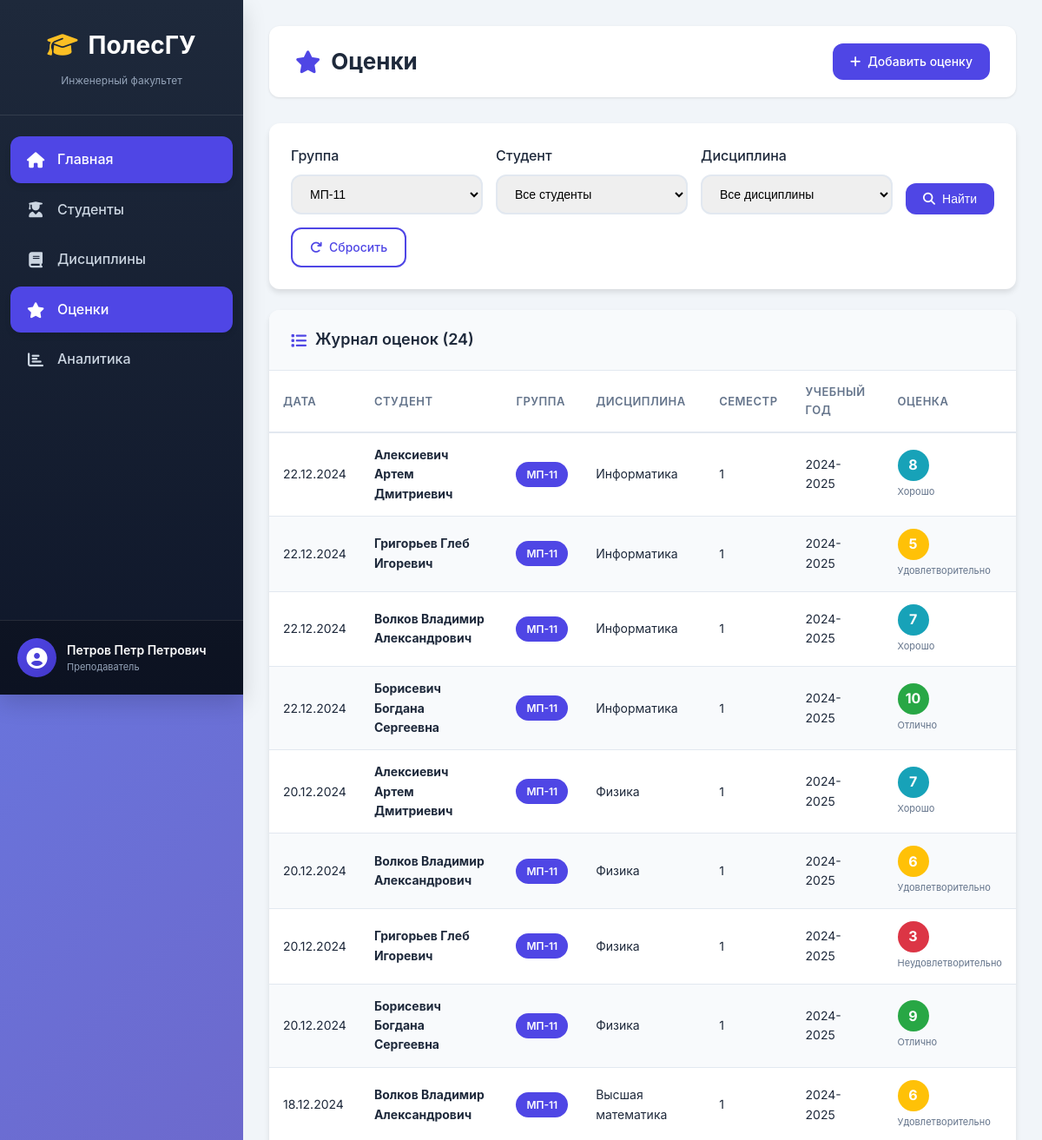
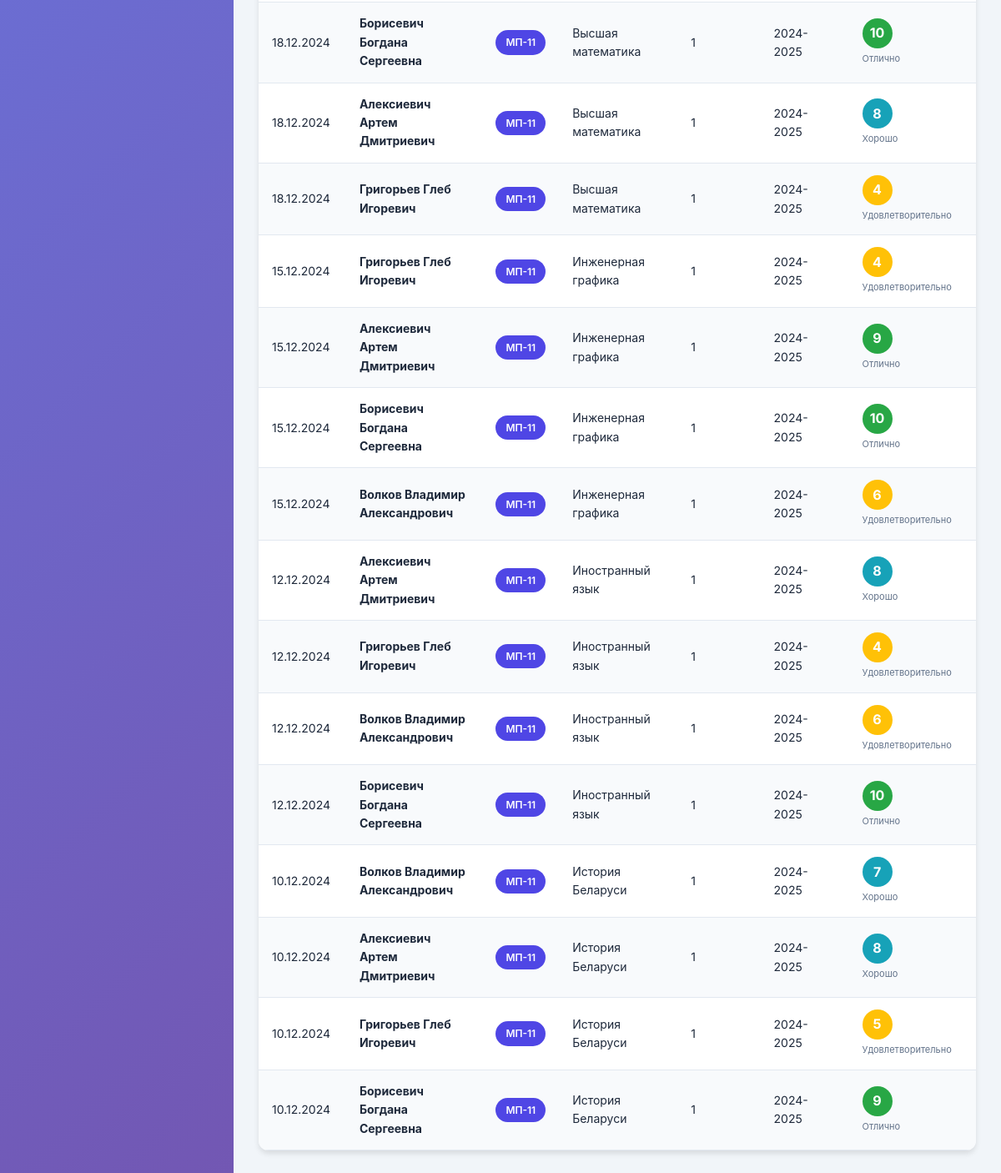
Screenshot of /modules/grades/index.php?group=1 (signed in) with the database file from the repository (2 pictures, top to bottom).
### tables this page shows
CREATE TABLE grades (
    id INT AUTO_INCREMENT PRIMARY KEY,
    student_id INT NOT NULL,
    discipline_id INT NOT NULL,
    grade INT NOT NULL CHECK (grade BETWEEN 1 AND 10),
    grade_date DATE NOT NULL,
    semester INT NOT NULL,
    academic_year VARCHAR(9) NOT NULL,
    attempt INT DEFAULT 1,
    comments TEXT,
    created_by INT,
    created_at TIMESTAMP DEFAULT CURRENT_TIMESTAMP,
    updated_at TIMESTAMP DEFAULT CURRENT_TIMESTAMP ON UPDATE CURRENT_TIMESTAMP,
    FOREIGN KEY (student_id) REFERENCES students(id) ON DELETE CASCADE,
    FOREIGN KEY (discipline_id) REFERENCES disciplines(id) ON DELETE CASCADE,
    FOREIGN KEY (created_by) REFERENCES users(id) ON DELETE SET NULL,
    INDEX idx_student (student_id),
    INDEX idx_discipline (discipline_id),
    INDEX idx_grade_date (grade_date),
    INDEX idx_academic_year (academic_year)
);

CREATE TABLE groups (
    id INT AUTO_INCREMENT PRIMARY KEY,
    name VARCHAR(20) UNIQUE NOT NULL,
    specialty_id INT,
    course INT NOT NULL,
    FOREIGN KEY (specialty_id) REFERENCES specialties(id) ON DELETE SET NULL
);

CREATE TABLE disciplines (
    id INT AUTO_INCREMENT PRIMARY KEY,
    name VARCHAR(200) NOT NULL,
    department_id INT,
    teacher_id INT,
    semester INT,
    hours_total INT,
    hours_lecture INT,
    hours_practice INT,
    control_type ENUM('exam', 'credit', 'exam_and_credit') DEFAULT 'exam',
    FOREIGN KEY (department_id) REFERENCES departments(id) ON DELETE SET NULL,
    FOREIGN KEY (teacher_id) REFERENCES users(id) ON DELETE SET NULL
);

### config/app_config.php (called while the page is built, shortened)
<?php
require_once BASE_PATH . '/config/db_config.php';
function isLoggedIn() {
    return true;
}
function getCurrentUser() {
    return [
        'id' => $_SESSION['user_id'],
        'username' => $_SESSION['username'],
        'full_name' => $_SESSION['full_name'],
        'role' => $_SESSION['role']
    ];
}
function hasRole($role) {
    $user = getCurrentUser();
    return $user && $user['role'] === $role;
}
function isAdmin() {
    return hasRole('admin');
}
function e($string) {
    return htmlspecialchars($string, ENT_QUOTES, 'UTF-8');
}
function formatDate($date, $format = 'd.m.Y') {
    return date($format, strtotime($date));
}
function getGradeText($grade) {
    if ($grade >= 9) return 'Отлично';
    if ($grade >= 7) return 'Хорошо';
    if ($grade >= 4) return 'Удовлетворительно';
    return 'Неудовлетворительно';
}
function getGradeColor($grade) {
    if ($grade >= 9) return '#28a745';
    if ($grade >= 7) return '#17a2b8';
    if ($grade >= 4) return '#ffc107';
    return '#dc3545';
}
?>

### config/db_config.php (called while the page is built, shortened)
<?php
function getDbConnection() {
    static $conn = null;
    if ($conn === null) {
        $conn = new mysqli(DB_HOST, DB_USER, DB_PASS, DB_NAME);
        $conn->set_charset(DB_CHARSET);
        $conn->query("SET NAMES 'utf8mb4'");
        $conn->query("SET CHARACTER SET 'utf8mb4'");
    }
    return $conn;
}
function dbQuery($sql, $params = []) {
    $conn = getDbConnection();
    if (empty($params)) {
        $result = $conn->query($sql);
    } else {
        $stmt = $conn->prepare($sql);
        $types = '';
        foreach ($params as $param) {
            if (is_int($param)) {
                $types .= 'i';
            } elseif (is_float($param)) {
                $types .= 'd';
            } else {
                $types .= 's';
            }
        }
        $stmt->bind_param($types, ...$params);
        $stmt->execute();
        $result = $stmt->get_result();
    }
    return $result;
}
function dbFetchAll($sql, $params = []) {
    $result = dbQuery($sql, $params);
    $rows = [];
    if ($result instanceof mysqli_result) {
        while ($row = $result->fetch_assoc()) {
            $rows[] = $row;
        }
    }
    return $rows;
}
?>

### modules/grades/index.php (the view, shortened to what this page needs)
<?php
require_once __DIR__ . '/../../config/app_config.php';
$groups = dbFetchAll("SELECT id, name FROM groups ORDER BY name", []);
$groupFilter = $_GET['group'] ?? '';
$where = [];
$params = [];
if ($groupFilter) {
    $where[] = "s.group_id = ?";
    $params[] = (int)$groupFilter;
}
$whereClause = !empty($where) ? 'WHERE ' . implode(' AND ', $where) : '';
$grades = dbFetchAll("
    SELECT
        gr.id,
        gr.grade,
        gr.grade_date,
        gr.semester,
        gr.academic_year,
        CONCAT(s.last_name, ' ', s.first_name, ' ', s.middle_name) as student_name,
        g.name as group_name,
        d.name as discipline_name
    FROM grades gr
    JOIN students s ON gr.student_id = s.id
    JOIN groups g ON s.group_id = g.id
    JOIN disciplines d ON gr.discipline_id = d.id
    $whereClause
    ORDER BY gr.grade_date DESC, gr.created_at DESC
    LIMIT 100
", $params);
include BASE_PATH . '/includes/header.php';
include BASE_PATH . '/includes/sidebar.php';
?>
<div class="main-content">
    <div class="top-bar">
        <div class="breadcrumb">
            <h1><i class="fas fa-star"></i> Оценки</h1>
        </div>
        <div class="actions">
            <?php if (isAdmin() || hasRole('teacher')): ?>
            <a href="grade_add.php" class="btn btn-primary">
                <i class="fas fa-plus"></i> Добавить оценку
            </a>
            <?php endif; ?>
        </div>
    </div>
    <div class="dashboard-card" style="margin-bottom: 24px;">
        <div class="card-body">
            <form method="GET" action="" style="display: flex; gap: 15px; flex-wrap: wrap; align-items: end;">
                <div class="form-group" style="flex: 1; min-width: 150px; margin-bottom: 0;">
                    <label>Группа</label>
                    <select name="group" class="form-control">
                        <?php foreach ($groups as $grp): ?>
                        <option value="<?php echo $grp['id']; ?>" <?php echo $groupFilter == $grp['id'] ? 'selected' : ''; ?>>
                            <?php echo e($grp['name']); ?>
                        </option>
                        <?php endforeach; ?>
                    </select>
                </div>
                <div class="form-group" style="flex: 1; min-width: 200px; margin-bottom: 0;">
                    <label>Студент</label>
                    <select name="student" class="form-control">
                        <option value="">Все студенты</option>
                    </select>
                </div>
                <div class="form-group" style="flex: 1; min-width: 200px; margin-bottom: 0;">
                    <label>Дисциплина</label>
                    <select name="discipline" class="form-control">
                        <option value="">Все дисциплины</option>
                    </select>
                </div>
                <button type="submit" class="btn btn-primary">
                    <i class="fas fa-search"></i> Найти
                </button>
                <a href="index.php" class="btn btn-outline">
                    <i class="fas fa-redo"></i> Сбросить
                </a>
            </form>
        </div>
    </div>
    <div class="dashboard-card full-width">
        <div class="card-header">
            <h3><i class="fas fa-list"></i> Журнал оценок (<?php echo count($grades); ?>)</h3>
        </div>
        <div class="card-body" style="padding: 0;">
            <table class="table table-striped table-hover">
                <thead>
                    <tr>
                        <th>Дата</th>
                        <th>Студент</th>
                        <th>Группа</th>
                        <th>Дисциплина</th>
                        <th>Семестр</th>
                        <th>Учебный год</th>
                        <th>Оценка</th>
                    </tr>
                </thead>
                <tbody>
                    <?php if (empty($grades)): ?>
                    <tr>
                        <td colspan="<?php echo isAdmin() ? '8' : '7'; ?>" style="text-align: center; padding: 40px;">
                            <i class="fas fa-inbox" style="font-size: 48px; color: #cbd5e1; margin-bottom: 15px;"></i>
                            <p style="color: #64748b;">Оценки не найдены</p>
                        </td>
                    </tr>
                    <?php else: ?>
                    <?php foreach ($grades as $grade): ?>
                    <tr>
                        <td><?php echo formatDate($grade['grade_date']); ?></td>
                        <td><strong><?php echo e($grade['student_name']); ?></strong></td>
                        <td><span class="badge badge-primary"><?php echo e($grade['group_name']); ?></span></td>
                        <td><?php echo e($grade['discipline_name']); ?></td>
                        <td><?php echo $grade['semester']; ?></td>
                        <td><?php echo e($grade['academic_year']); ?></td>
                        <td>
                            <span class="grade-badge" style="background-color: <?php echo getGradeColor($grade['grade']); ?>;">
                                <?php echo $grade['grade']; ?>
                            </span>
                            <small style="display: block; font-size: 11px; color: #64748b; margin-top: 4px;">
                                <?php echo getGradeText($grade['grade']); ?>
                            </small>
                        </td>
                    </tr>
                    <?php endforeach; ?>
                    <?php endif; ?>
                </tbody>
            </table>
        </div>
    </div>
</div>
<?php include BASE_PATH . '/includes/footer.php'; ?>

### assets/css/style.css (style rules this page uses)
:root { --primary-color: #4f46e5; --primary-dark: #4338ca; --secondary-color: #64748b; --success-color: #28a745; --warning-color: #ffc107; --danger-color: #dc3545; --info-color: #17a2b8; --light-color: #f8fafc; --dark-color: #1e293b; --sidebar-width: 280px; --header-height: 70px; --border-radius: 12px; --shadow-sm: 0 1px 3px rgba(0,0,0,0.1); --shadow-md: 0 4px 6px rgba(0,0,0,0.1); --shadow-lg: 0 10px 25px rgba(0,0,0,0.15); --transition: all 0.3s ease; }
* { margin: 0; padding: 0; box-sizing: border-box; }
body { font-family: 'Inter', -apple-system, BlinkMacSystemFont, 'Segoe UI', Roboto, sans-serif; background: linear-gradient(135deg, #667eea 0%, #764ba2 100%); min-height: 100vh; color: var(--dark-color); line-height: 1.6; }
.main-content { padding: 30px; }
.top-bar { display: flex; justify-content: space-between; align-items: center; margin-bottom: 30px; background: #fff; padding: 20px 30px; border-radius: var(--border-radius); box-shadow: var(--shadow-sm); }
.top-bar h1 { font-size: 26px; font-weight: 700; color: var(--dark-color); display: flex; align-items: center; gap: 12px; }
.top-bar h1 i { color: var(--primary-color); }
.dashboard-card { background: #fff; border-radius: var(--border-radius); box-shadow: var(--shadow-md); overflow: hidden; }
.dashboard-card.full-width { grid-column: 1 / -1; }
.card-header { padding: 20px 25px; border-bottom: 1px solid #e2e8f0; background: #f8fafc; }
.card-header h3 { font-size: 18px; font-weight: 600; color: var(--dark-color); display: flex; align-items: center; gap: 10px; }
.card-header h3 i { color: var(--primary-color); }
.card-body { padding: 25px; }
.table { width: 100%; border-collapse: collapse; }
.table thead th { padding: 14px 16px; text-align: left; font-weight: 600; font-size: 13px; color: var(--secondary-color); text-transform: uppercase; letter-spacing: 0.5px; border-bottom: 2px solid #e2e8f0; }
.table tbody td { padding: 14px 16px; border-bottom: 1px solid #e2e8f0; font-size: 14px; }
.table-striped tbody tr:nth-child(even) { background: #f8fafc; }
.badge { display: inline-block; padding: 5px 12px; border-radius: 20px; font-size: 12px; font-weight: 600; color: #fff; }
.badge-primary { background: var(--primary-color); }
.grade-badge { display: inline-flex; align-items: center; justify-content: center; width: 36px; height: 36px; border-radius: 50%; color: #fff; font-weight: 700; font-size: 16px; }
.btn { display: inline-flex; align-items: center; gap: 8px; padding: 10px 20px; border: none; border-radius: var(--border-radius); font-size: 14px; font-weight: 500; cursor: pointer; text-decoration: none; transition: var(--transition); }
.btn-primary { background: var(--primary-color); color: #fff; }
.btn-outline { background: transparent; border: 2px solid var(--primary-color); color: var(--primary-color); }
.form-group { margin-bottom: 20px; }
.form-group label { display: block; margin-bottom: 8px; font-weight: 500; color: var(--dark-color); }
.form-control { width: 100%; padding: 12px 16px; border: 2px solid #e2e8f0; border-radius: var(--border-radius); font-size: 14px; transition: var(--transition); }

### rows the page displays
grades: grade_date "22.12.2024", student_name "Алексиевич Артем Дмитриевич", groups.name "МП-11", discipline.name "Информатика", semester "1", academic_year "2024-2025", grade "8", grade "Хорошо"
grades: grade_date "22.12.2024", student_name "Григорьев Глеб Игоревич", groups.name "МП-11", discipline.name "Информатика", semester "1", academic_year "2024-2025", grade "5", grade "Удовлетворительно"
grades: grade_date "22.12.2024", student_name "Волков Владимир Александрович", groups.name "МП-11", discipline.name "Информатика", semester "1", academic_year "2024-2025", grade "7", grade "Хорошо"
grades: grade_date "22.12.2024", student_name "Борисевич Богдана Сергеевна", groups.name "МП-11", discipline.name "Информатика", semester "1", academic_year "2024-2025", grade "10", grade "Отлично"
grades: grade_date "20.12.2024", student_name "Алексиевич Артем Дмитриевич", groups.name "МП-11", discipline.name "Физика", semester "1", academic_year "2024-2025", grade "7", grade "Хорошо"
grades: grade_date "20.12.2024", student_name "Волков Владимир Александрович", groups.name "МП-11", discipline.name "Физика", semester "1", academic_year "2024-2025", grade "6", grade "Удовлетворительно"
grades: grade_date "20.12.2024", student_name "Григорьев Глеб Игоревич", groups.name "МП-11", discipline.name "Физика", semester "1", academic_year "2024-2025", grade "3", grade "Неудовлетворительно"
grades: grade_date "20.12.2024", student_name "Борисевич Богдана Сергеевна", groups.name "МП-11", discipline.name "Физика", semester "1", academic_year "2024-2025", grade "9", grade "Отлично"
grades: grade_date "18.12.2024", student_name "Волков Владимир Александрович", groups.name "МП-11", discipline.name "Высшая математика", semester "1", academic_year "2024-2025", grade "6", grade "Удовлетворительно"
grades: grade_date "18.12.2024", student_name "Борисевич Богдана Сергеевна", groups.name "МП-11", discipline.name "Высшая математика", semester "1", academic_year "2024-2025", grade "10", grade "Отлично"
grades: grade_date "18.12.2024", student_name "Алексиевич Артем Дмитриевич", groups.name "МП-11", discipline.name "Высшая математика", semester "1", academic_year "2024-2025", grade "8", grade "Хорошо"
grades: grade_date "18.12.2024", student_name "Григорьев Глеб Игоревич", groups.name "МП-11", discipline.name "Высшая математика", semester "1", academic_year "2024-2025", grade "4", grade "Удовлетворительно"
grades: grade_date "15.12.2024", student_name "Григорьев Глеб Игоревич", groups.name "МП-11", discipline.name "Инженерная графика", semester "1", academic_year "2024-2025", grade "4", grade "Удовлетворительно"
grades: grade_date "15.12.2024", student_name "Алексиевич Артем Дмитриевич", groups.name "МП-11", discipline.name "Инженерная графика", semester "1", academic_year "2024-2025", grade "9", grade "Отлично"
grades: grade_date "15.12.2024", student_name "Борисевич Богдана Сергеевна", groups.name "МП-11", discipline.name "Инженерная графика", semester "1", academic_year "2024-2025", grade "10", grade "Отлично"
grades: grade_date "15.12.2024", student_name "Волков Владимир Александрович", groups.name "МП-11", discipline.name "Инженерная графика", semester "1", academic_year "2024-2025", grade "6", grade "Удовлетворительно"
grades: grade_date "12.12.2024", student_name "Алексиевич Артем Дмитриевич", groups.name "МП-11", discipline.name "Иностранный язык", semester "1", academic_year "2024-2025", grade "8", grade "Хорошо"
grades: grade_date "12.12.2024", student_name "Григорьев Глеб Игоревич", groups.name "МП-11", discipline.name "Иностранный язык", semester "1", academic_year "2024-2025", grade "4", grade "Удовлетворительно"
grades: grade_date "12.12.2024", student_name "Волков Владимир Александрович", groups.name "МП-11", discipline.name "Иностранный язык", semester "1", academic_year "2024-2025", grade "6", grade "Удовлетворительно"
grades: grade_date "12.12.2024", student_name "Борисевич Богдана Сергеевна", groups.name "МП-11", discipline.name "Иностранный язык", semester "1", academic_year "2024-2025", grade "10", grade "Отлично"
grades: grade_date "10.12.2024", student_name "Волков Владимир Александрович", groups.name "МП-11", discipline.name "История Беларуси", semester "1", academic_year "2024-2025", grade "7", grade "Хорошо"
grades: grade_date "10.12.2024", student_name "Алексиевич Артем Дмитриевич", groups.name "МП-11", discipline.name "История Беларуси", semester "1", academic_year "2024-2025", grade "8", grade "Хорошо"
grades: grade_date "10.12.2024", student_name "Григорьев Глеб Игоревич", groups.name "МП-11", discipline.name "История Беларуси", semester "1", academic_year "2024-2025", grade "5", grade "Удовлетворительно"
grades: grade_date "10.12.2024", student_name "Борисевич Богдана Сергеевна", groups.name "МП-11", discipline.name "История Беларуси", semester "1", academic_year "2024-2025", grade "9", grade "Отлично"

### other values shown
APP_FACULTY "Инженерный факультет"
getCurrentUser()['full_name'] "Петров Петр Петрович"
count($grades) "24"
form field group "МП-11"
